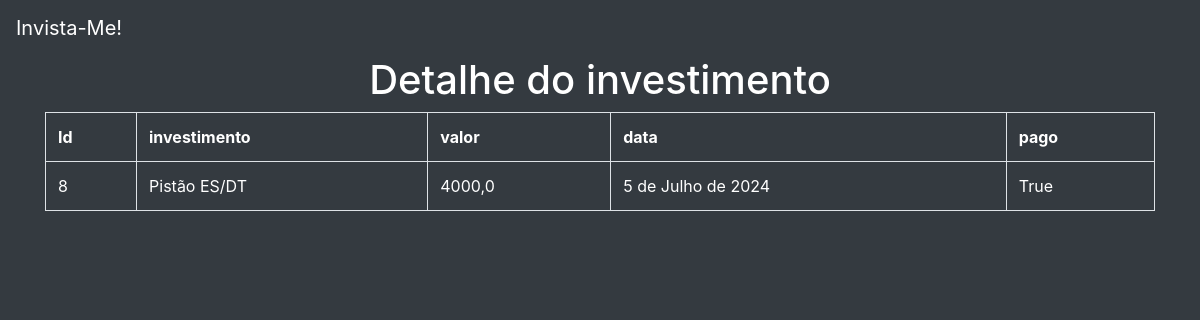
//8, run on the app's committed database.
### invista_me2/models.py (models this page shows)
class Investimento(models.Model):
    investimento = models.TextField(max_length=255)
    valor = models.FloatField()
    pago = models.BooleanField(default=False)
    data = models.DateField(default=datetime.now)

### invista_me2/views.py (the view)
# urls.py: path('/<int:id_investimento>',views.detalhe,name='detalhe'),
def detalhe(request, id_investimento):
    dados = {
        'dados': Investimento.objects.get(pk=id_investimento)
        }
    return render(request, 'investimentos/detalhe.html', dados)

### invista_me2/templates/investimentos/detalhe.html
{% extends 'investimentos/base.html' %}
{% block conteudo %}
<h1 style='text-align: center;'>Detalhe do investimento</h1>
<div class="container">
    <table class='table table-hover table-bordered'>
        <tr>
            <th class="text-white">Id</th>
            <th class="text-white">investimento</th>
            <th class="text-white">valor</th>
            <th class="text-white">data</th>
            <th class="text-white">pago</th>
        </tr>
        <tr>
            <td class="text-white">{{dados.id}}</td>
            <td class="text-white">{{dados.investimento}}</td>
            <td class="text-white">{{dados.valor}}</td>
            <td class="text-white">{{dados.data}}</td>
            <td class="text-white">{{dados.pago}}</td>
        </tr>
    </table>
</div>
{% endblock %}

### invista_me2/templates/investimentos/base.html (style rules this page uses)
body { background-color: #343a40; color: white; }

### data on the page
Investimento: id "8", investimento "Pistão ES/DT", valor "4000,0", data "5 de Julho de 2024", pago "True"
